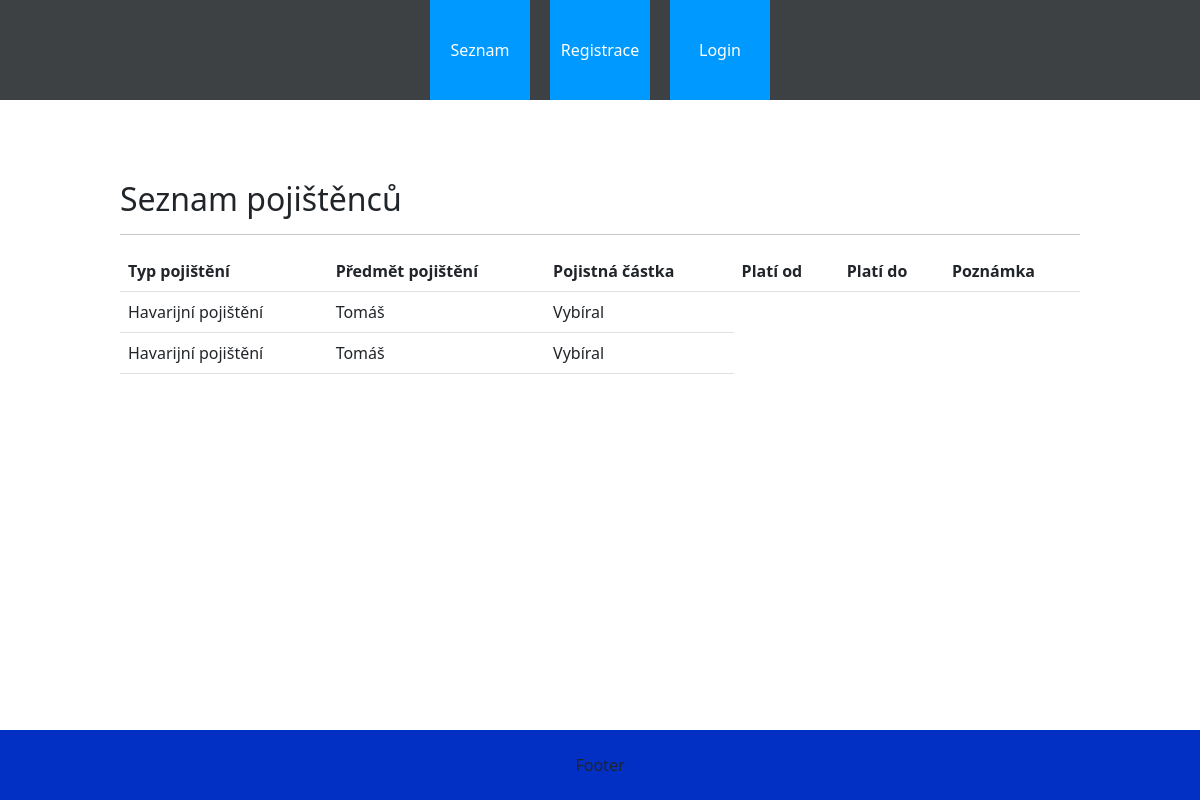
Page /pojistenci/testsz/ on the committed database.
### pojistenci/models.py (models this page shows, shortened)
class SeznamPojisteni(models.Model):
    pojistenec = models.ForeignKey(
        Pojistenec, null=True, on_delete=models.SET_NULL, verbose_name='Pojištěnec')
    typ_pojisteni = models.ForeignKey(
        TypPojisteni, null=True, on_delete=models.SET_NULL, verbose_name='Druh pojištění')
    predmet_pojisteni = models.CharField(max_length=80, null=True, verbose_name='Předmět pojištění')
    hodnota_pojisteni = models.CharField(max_length=10, null=True, verbose_name='Hodnota pojištění')
    plati_od = models.CharField(max_length=10, null=True, verbose_name='Platí od')
    plati_do = models.CharField(max_length=10, null=True, verbose_name='Platí do')
    poznamka = models.TextField(null=True, verbose_name='Poznámka', blank=True) # není povinné pole
    date_created = models.DateTimeField(auto_now_add=True, null=True, verbose_name='Datum vytvoření')
    class Meta:
        verbose_name = 'Seznam pojištění'
        verbose_name_plural = 'Seznam pojištění'

class TypPojisteni(models.Model):
    nazev_pojisteni = models.CharField(max_length=100)
    def __str__(self) -> str:
        return self.nazev_pojisteni
    class Meta:
        verbose_name = 'Druh pojištění'
        verbose_name_plural = 'Druhy pojištění'

class Pojistenec(models.Model):
    jmeno = models.CharField(max_length=200, verbose_name='Jméno')
    prijmeni = models.CharField(max_length=200, verbose_name='Příjmení')
    email = models.EmailField(max_length=200)
    telefon = models.CharField(max_length=15, verbose_name='Telefon')
    ulice_cp = models.CharField(
        max_length=200, verbose_name='Ulice a číslo popisné')
    mesto = models.CharField(max_length=100, verbose_name='Město')
    psc = models.CharField(max_length=9, verbose_name='PSČ')
    stat = models.ForeignKey(
        Stat, on_delete=models.SET_NULL, null=True, verbose_name='Stát')
    def __init__(self, *args, **kwargs):
        super(Pojistenec, self).__init__(*args, **kwargs)
    class Meta:
        verbose_name = 'Pojištěnec'
        verbose_name_plural = 'Pojištěnci'

### pojistenci/views.py (the view)
# urls.py: path('testsz/', views.TestSeznam.as_view(), name='testseznamu'),
class TestSeznam(generic.ListView):
    template_name = 'pojistenci/testseznam.html'
    context_object_name = 'testsz'
    def get_queryset(self):
        return SeznamPojisteni.objects.all()

### pojistenci/templates/pojistenci/testseznam.html
{% extends "base.html" %}
{% block content %}
<h2>Seznam pojištěnců</h2>
<hr>
    <table class="table">
      <tr>
        <th>Typ pojištění</th>
        <th>Předmět pojištění</th>
        <th>Pojistná částka</th>
        <th>Platí od</th>
        <th>Platí do</th>
        <th>Poznámka</th>
      </tr>
      {% for pojistka in testsz %}
      <tr>
        <td>{{pojistka.typ_pojisteni}}</td>
        <td>{{pojistka.pojistenec.jmeno}}</td>
        <td>{{pojistka.pojistenec.prijmeni}}</td>
      </tr>
      {% endfor %}
    </table>
{% endblock %}

### pojistenci/static/css/style.css (style rules this page uses)
html, body { width: 100%; height: 100%; margin: 0; }

### rows in the picture
SeznamPojisteni: typ_pojisteni "Havarijní pojištění", pojistenec.jmeno "Tomáš", pojistenec.prijmeni "Vybíral"
SeznamPojisteni: typ_pojisteni "Havarijní pojištění", pojistenec.jmeno "Tomáš", pojistenec.prijmeni "Vybíral"
